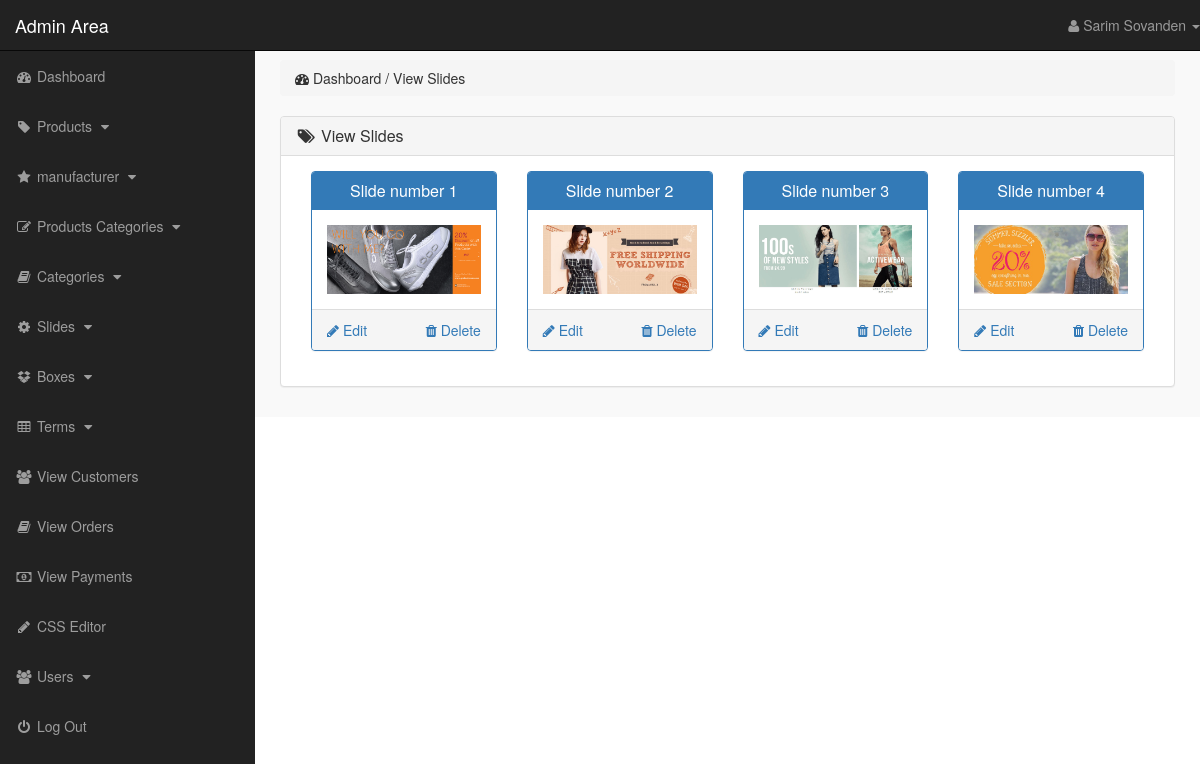
/admin_area/index.php?view_slides (signed in), run on the app's committed database.
### tables this page shows
CREATE TABLE `slider` (
  `slide_id` int(10) NOT NULL,
  `slide_name` varchar(155) NOT NULL,
  `slide_image` text NOT NULL
);

### admin_area/view_slides.php (the view)
<?php
    if(!isset($_SESSION['admin_email'])){
        echo "<script>window.open('login.php','_self')</script>";
    }else{
?>
<div class="row">
    <div class="col-lg-12">
        <ol class="breadcrumb">
            <li>
                <i class="fa fa-dashboard"></i> Dashboard / View Slides
            </li>
        </ol>
    </div>
</div>
<div class="row">
    <div class="col-lg-12">
        <div class="panel panel-default">
            <div class="panel-heading">
                <h3 class="panel-title">
                    <i class="fa fa-tags fa-fw"></i> View Slides
                </h3>
            </div>
            <div class="panel-body">
                <?php
                    $get_slides = "select * from slider";
                    $run_slides = mysqli_query($con,$get_slides);
                    while($row_slides=mysqli_fetch_array($run_slides)){
                        $slide_id = $row_slides['slide_id'];
                        $slide_name = $row_slides['slide_name'];
                        $slide_image = $row_slides['slide_image'];
                ?>
                <div class="col-lg-3 col-md-3">
                    <div class="panel panel-primary">
                        <div class="panel-heading">
                            <h3 class="panel-title" align="center">
                                <?php echo $slide_name; ?>
                            </h3>
                        </div>
                        <div class="panel-body">
                            <img src="slides_images/<?php echo $slide_image; ?>" alt="<?php echo $slide_name; ?>"
                                class="img-responsive">
                        </div>
                        <div class="panel-footer">
                            <center>
                                <a href="index.php?delete_slide=<?php echo $slide_id; ?>" class="pull-right">
                                    <i class="fa fa-trash"></i> Delete
                                </a>
                                <a href="index.php?edit_slide=<?php echo $slide_id; ?>" class="pull-left">
                                    <i class="fa fa-pencil"></i> Edit
                                </a>
                                <div class="clearfix"></div>
                            </center>
                        </div>
                    </div>
                </div>
                <?php } ?>
            </div>
        </div>
    </div>
</div>
<?php } ?>

### admin_area/includes/sidebar.php (shortened to what this page needs)
<?php
    if(!isset($_SESSION['admin_email'])){
        echo "<script>window.open('login.php','_self')</script>";
    }else{
?>
<nav class="navbar navbar-inverse navbar-fixed-top">
    <div class="navbar-header">
        <a href="index.php?dashboard" class="navbar-brand">Admin Area</a>
    </div>
    <ul class="nav navbar-right top-nav">
        <li class="dropdown">
            <a href="#" class="dropdown-toggle" data-toggle="dropdown">
                <i class="fa fa-user"></i> <?php echo $admin_name;  ?> <b class="caret"></b>
            </a>
        </li>
    </ul>
    <div class="collapse navbar-collapse navbar-ex1-collapse">
        <ul class="nav navbar-nav side-nav">
            <li>
                <a href="index.php?dashboard">
                    <i class="fa fa-fw fa-dashboard"></i> Dashboard
                </a>
            </li>
            <li>
                <a href="#" data-toggle="collapse" data-target="#products">
                    <i class="fa fa-fw fa-tag"></i> Products
                    <i class="fa fa-fw fa-caret-down"></i>
                </a>
            </li>
            <li>
                <a href="#" data-toggle="collapse" data-target="#manufacturer">
                    <i class="fa fa-fw fa-star"></i> manufacturer
                    <i class="fa fa-fw fa-caret-down"></i>
                </a>
            </li>
            <li>
                <a href="#" data-toggle="collapse" data-target="#p_cat">
                    <i class="fa fa-fw fa-edit"></i> Products Categories
                    <i class="fa fa-fw fa-caret-down"></i>
                </a>
            </li>
            <li>
                <a href="#" data-toggle="collapse" data-target="#cat">
                    <i class="fa fa-fw fa-book"></i> Categories
                    <i class="fa fa-fw fa-caret-down"></i>
                </a>
            </li>
            <li>
                <a href="#" data-toggle="collapse" data-target="#slides">
                    <i class="fa fa-fw fa-gear"></i> Slides
                    <i class="fa fa-fw fa-caret-down"></i>
                </a>
            </li>
            <li>
                <a href="#" data-toggle="collapse" data-target="#boxes">
                    <i class="fa fa-fw fa-dropbox"></i> Boxes
                    <i class="fa fa-fw fa-caret-down"></i>
                </a>
            </li>
            <li>
                <a href="#" data-toggle="collapse" data-target="#terms">
                    <i class="fa fa-fw fa-table"></i> Terms
                    <i class="fa fa-fw fa-caret-down"></i>
                </a>
            </li>
            <li>
                <a href="index.php?view_customers">
                    <i class="fa fa-fw fa-users"></i> View Customers
                </a>
            </li>
            <li>
                <a href="index.php?view_orders">
                    <i class="fa fa-fw fa-book"></i> View Orders
                </a>
            </li>
            <li>
                <a href="index.php?view_payments">
                    <i class="fa fa-fw fa-money"></i> View Payments
                </a>
            </li>
            <li>
                <a href="index.php?edit_css">
                    <i class="fa fa-fw fa-pencil"></i> CSS Editor
                </a>
            </li>
            <li>
                <a href="#" data-toggle="collapse" data-target="#users">
                    <i class="fa fa-fw fa-users"></i> Users
                    <i class="fa fa-fw fa-caret-down"></i>
                </a>
            </li>
            <li>
                <a href="logout.php">
                    <i class="fa fa-fw fa-power-off"></i> Log Out
                </a>
            </li>
        </ul>
    </div>
</nav>
<?php } ?>

### admin_area/css/style.css (style rules this page uses)
body { margin-top: 100px; }
@media (min-width: 768px) { body { margin-top: 50px; } }
.top-nav > li > a { color: #999999; line-height: 20px; padding-top: 15px; padding-bottom: 15px; }
@media (min-width: 768px) { .side-nav { position: fixed; top: 51px; bottom: 0; width: 255px; overflow-y: auto; overflow-x: hidden; background-color: #222222; padding-bottom: 40px; border-radius: 0; } }
@media (min-width: 768px) { .side-nav > li > a { width: 255px; } }
.panel-body { border-radius: 5px; }

### data on the page
slider: slide_name "Slide number 1", slide_image (picture)
slider: slide_name "Slide number 2", slide_image (picture)
slider: slide_name "Slide number 3", slide_image (picture)
slider: slide_name "Slide number 4", slide_image (picture)

### other printed values
$admin_name "Sarim Sovanden"
